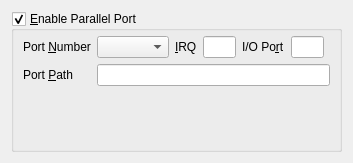
<ui version="4.0" >
 <comment>
 VBox frontends: Qt4 GUI ("VirtualBox"):

 Copyright (C) 2008 Sun Microsystems, Inc.

 This file is part of VirtualBox Open Source Edition (OSE), as
 available from http://www.virtualbox.org. This file is free software;
 you can redistribute it and/or modify it under the terms of the GNU
 General Public License (GPL) as published by the Free Software
 Foundation, in version 2 as it comes in the "COPYING" file of the
 VirtualBox OSE distribution. VirtualBox OSE is distributed in the
 hope that it will be useful, but WITHOUT ANY WARRANTY of any kind.

 Please contact Sun Microsystems, Inc., 4150 Network Circle, Santa
 Clara, CA 95054 USA or visit http://www.sun.com if you need
 additional information or have any questions.
 </comment>
 <class>VBoxVMSettingsParallel</class>
 <widget class="QWidget" name="VBoxVMSettingsParallel" >
  <property name="geometry" >
   <rect>
    <x>0</x>
    <y>0</y>
    <width>353</width>
    <height>163</height>
   </rect>
  </property>
  <layout class="QVBoxLayout" >
   <item>
    <widget class="QGroupBox" name="mGbParallel" >
     <property name="whatsThis" >
      <string>When checked, enables the given parallel port of the virtual machine.</string>
     </property>
     <property name="title" >
      <string>&amp;Enable Parallel Port</string>
     </property>
     <property name="checkable" >
      <bool>true</bool>
     </property>
     <layout class="QGridLayout" >
      <property name="topMargin" >
       <number>5</number>
      </property>
      <item row="0" column="0" >
       <widget class="QLabel" name="mLbNumber" >
        <property name="text" >
         <string>Port &amp;Number</string>
        </property>
        <property name="buddy" >
         <cstring>mCbNumber</cstring>
        </property>
       </widget>
      </item>
      <item row="0" column="1" >
       <widget class="QComboBox" name="mCbNumber" >
        <property name="whatsThis" >
         <string>Displays the parallel port number. You can choose one of the standard parallel ports or select &lt;b>User-defined&lt;/b> and specify port parameters manually.</string>
        </property>
       </widget>
      </item>
      <item row="0" column="2" >
       <layout class="QHBoxLayout" >
        <item>
         <widget class="QLabel" name="mLbIRQ" >
          <property name="text" >
           <string>&amp;IRQ</string>
          </property>
          <property name="buddy" >
           <cstring>mLeIRQ</cstring>
          </property>
         </widget>
        </item>
        <item>
         <widget class="QLineEdit" name="mLeIRQ" >
          <property name="sizePolicy" >
           <sizepolicy vsizetype="Fixed" hsizetype="Preferred" >
            <horstretch>0</horstretch>
            <verstretch>0</verstretch>
           </sizepolicy>
          </property>
          <property name="whatsThis" >
           <string>Displays the IRQ number of this parallel port. Valid values are integer numbers in range from &lt;tt>0&lt;/tt> to &lt;tt>255&lt;/tt>. Values greater than &lt;tt>15&lt;/tt> may be used only if the &lt;b>IO APIC&lt;/b> is enabled for this virtual machine.</string>
          </property>
         </widget>
        </item>
       </layout>
      </item>
      <item row="0" column="3" >
       <layout class="QHBoxLayout" >
        <item>
         <widget class="QLabel" name="mLbIOPort" >
          <property name="text" >
           <string>I/O Po&amp;rt</string>
          </property>
          <property name="buddy" >
           <cstring>mLbIOPort</cstring>
          </property>
         </widget>
        </item>
        <item>
         <widget class="QLineEdit" name="mLeIOPort" >
          <property name="sizePolicy" >
           <sizepolicy vsizetype="Fixed" hsizetype="Preferred" >
            <horstretch>0</horstretch>
            <verstretch>0</verstretch>
           </sizepolicy>
          </property>
          <property name="whatsThis" >
           <string>Displays the base I/O port address of this parallel port. Valid values are integer numbers in range from &lt;tt>0&lt;/tt> to &lt;tt>0xFFFF&lt;/tt>.</string>
          </property>
         </widget>
        </item>
       </layout>
      </item>
      <item row="0" column="4" >
       <spacer>
        <property name="orientation" >
         <enum>Qt::Horizontal</enum>
        </property>
        <property name="sizeHint" >
         <size>
          <width>0</width>
          <height>20</height>
         </size>
        </property>
       </spacer>
      </item>
      <item rowspan="2" row="1" column="0" >
       <widget class="QLabel" name="mLbPath" >
        <property name="text" >
         <string>Port &amp;Path</string>
        </property>
        <property name="buddy" >
         <cstring>mLePath</cstring>
        </property>
       </widget>
      </item>
      <item rowspan="2" row="1" column="1" colspan="4" >
       <widget class="QLineEdit" name="mLePath" >
        <property name="whatsThis" >
         <string>Displays the host parallel device name.</string>
        </property>
       </widget>
      </item>
      <item row="3" column="2" >
       <spacer>
        <property name="orientation" >
         <enum>Qt::Vertical</enum>
        </property>
        <property name="sizeHint" >
         <size>
          <width>20</width>
          <height>0</height>
         </size>
        </property>
       </spacer>
      </item>
     </layout>
    </widget>
   </item>
  </layout>
 </widget>
 <resources/>
 <connections/>
</ui>
